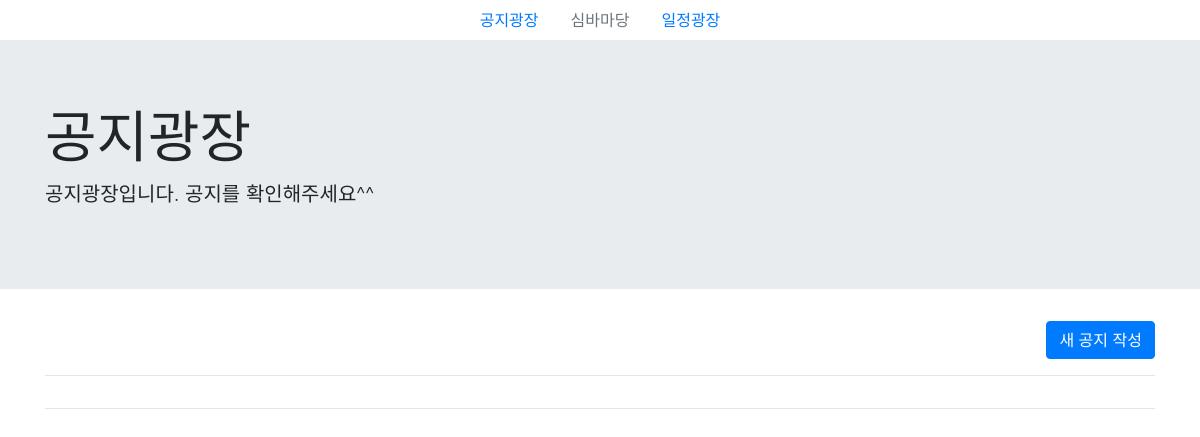
Before: / with the older database file.
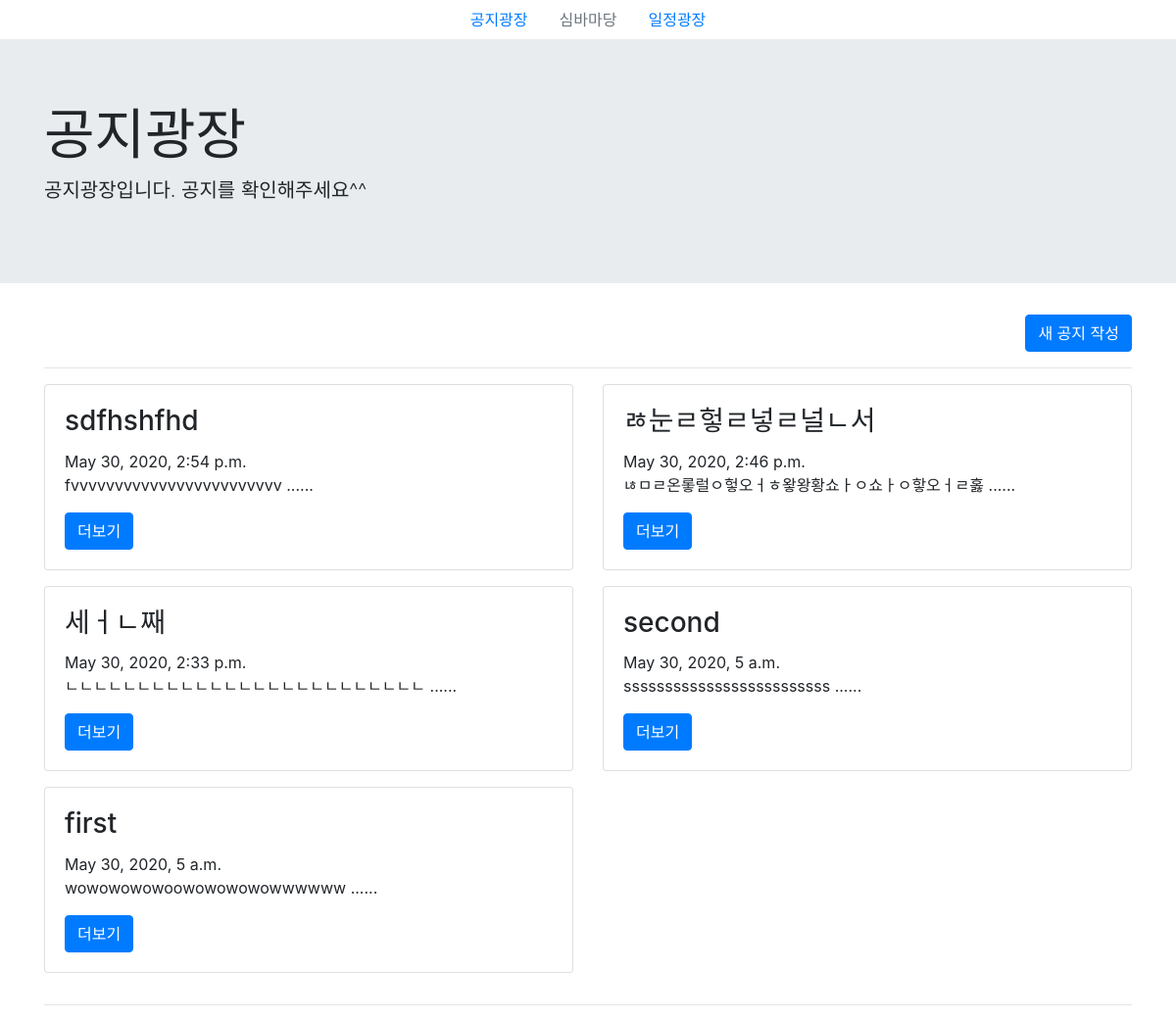
After: the same page with the newer database file.
### notice/models.py (models this page shows, shortened)
class Blog(models.Model):
    title = models.CharField(max_length = 200)
    pub_date = models.DateTimeField('date publised')
    body = models.TextField()
    def summary(self):
        return self.body[:25]

### notice/views.py (the view)
# urls.py: path('', views.home, name="home"), #home.html
def home(request):
    blogs = Blog.objects.order_by('-pub_date')
    return render(request, 'notice_home.html', {'blogs': blogs})

### notice/templates/notice_home.html (shortened to what this page needs)
{% extends 'base.html' %}
{% block contents %}
<div class="jumbotron jumbotron-fluid">
    <div class="container">
        <h1 class="display-4">공지광장</h1>
        <p class="lead">공지광장입니다. 공지를 확인해주세요^^</p>
    </div>
</div>
<div class="container">
<div align="right">
    <a class="btn btn-primary" href="{% url 'new' %}" role="button">새 공지 작성</a>
</div>
    <hr>
    <div class="row" style="margin-bottom : 15px">
        {% for blog in blogs.all %}
        <div class="col-sm-6" style="padding-bottom: 1em;">
            <div class="card">
                <div class="card-body">
                    <h3 class="card-title">{{blog.title}}</h3>
                    {{blog.pub_date}}
                    <p class="card-text">{{blog.summary}} ......</p>
                      <a href="{% url 'detail' blog.id %}" class="btn btn-primary">더보기</a>
                </div>
            </div>
        </div>
        {% endfor %}
    </div>
    <hr>
</div>
{% endblock %}

### myproject/templates/base.html (shortened to what this page needs)
<!DOCTYPE html>
<html lang="en">
<head>
    <link rel="stylesheet" href="https://stackpath.bootstrapcdn.com/bootstrap/4.5.0/css/bootstrap.min.css"
>
    <ul class="nav justify-content-center">
        <li class="nav-item">
            <a class="nav-link active" href="#">공지광장</a>
        </li>
        <li class="nav-item">
            <a class="nav-link disabled" href="#" tabindex="-1" aria-disabled="true">심바마당</a>
        </li>
        <li class="nav-item">
            <a class="nav-link active" href="#">일정광장</a>
        </li>
    </ul>
</head>
<body>
    {% block contents %}
    {% endblock %}
</body>
</html>

Changed rows visible on the page:
added Blog: title "sdfhshfhd", pub_date "May 30, 2020, 2:54 p.m.", summary "fvvvvvvvvvvvvvvvvvvvvvvvv"
added Blog: title "ㅀ눈ㄹ헣ㄹ넣ㄹ널ㄴ서", pub_date "May 30, 2020, 2:46 p.m.", summary "ㄶㅁㄹ온롷럴ㅇ헣오ㅓㅎ왛왕황쇼ㅏㅇ쇼ㅏㅇ핳오ㅓㄹ홇"
added Blog: title "세ㅓㄴ째", pub_date "May 30, 2020, 2:33 p.m.", summary "ㄴㄴㄴㄴㄴㄴㄴㄴㄴㄴㄴㄴㄴㄴㄴㄴㄴㄴㄴㄴㄴㄴㄴㄴㄴ"
added Blog: title "second", pub_date "May 30, 2020, 5 a.m.", summary "sssssssssssssssssssssssss"
added Blog: title "first", pub_date "May 30, 2020, 5 a.m.", summary "wowowowowoowowowowowwwwww"
